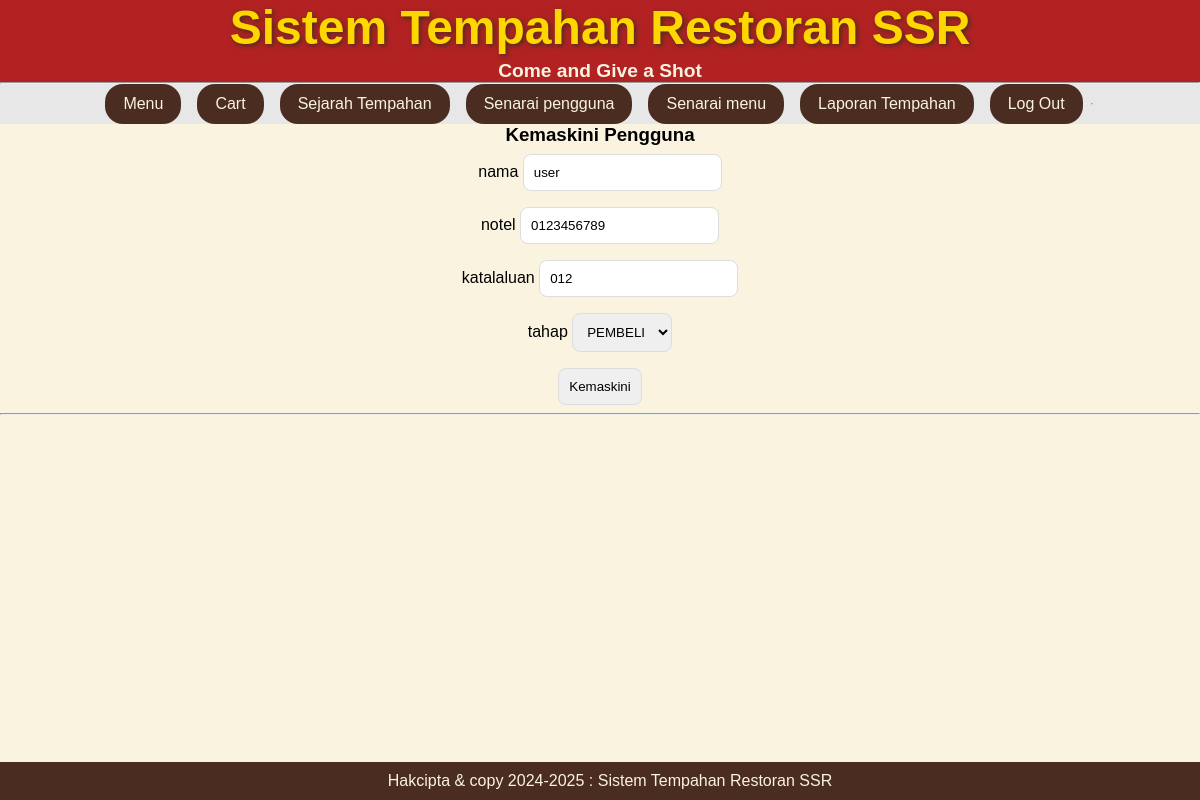
The page /code/pengguna-kemaskini-borang.php?notel=0123456789 (signed in) on the database its author committed.
### tables this page shows
CREATE TABLE `pengguna` (
  `notel` varchar(15) NOT NULL,
  `nama` varchar(60) DEFAULT NULL,
  `tahap` varchar(30) DEFAULT NULL,
  `katalaluan` varchar(30) DEFAULT NULL
);

### code/pengguna-kemaskini-borang.php (the view, shortened to what this page needs)
<?php
include('header.php');
include('connection.php');
$sql       = " select* from pengguna where notel = '".$_GET['notel']."' ";
$laksana   = mysqli_query($condb , $sql);
$m         = mysqli_fetch_array($laksana);
?>
<h3> Kemaskini Pengguna </h3>
<form action='pengguna-kemaskini-proses.php?notel_lama=<?= $_GET['notel'] ?>'
method='POST'>
nama
<input type='text'      name='nama'           value='<?=$m['nama']?>'           required><br>
notel
<input type='text'      name='notel'          value='<?=$m['notel']?>'          required><br>
katalaluan
<input type='text'      name='katalaluan'     value='<?=$m['katalaluan']?>'     required><br>
tahap
<select name='tahap'><br>
<option value='<?=$m['tahap']?>'> <?=$m['tahap']?> </option>
</select> <br>
<input type='submit'    value='Kemaskini'>
</form>
<?php include('footer.php'); ?>

### code/header.php (style rules this page uses)
* { margin:0; padding:0; }
body { background-color: #FAF3E0; text-align: center; font-family: Arial, sans-serif; }
input, select, button { padding: 10px; margin: 8px 0; border: 1px solid #DDD; border-radius: 8px; transition: box-shadow 0.3s ease; }

### rows shown on the page
pengguna: nama "user", notel "0123456789", katalaluan "012", tahap "PEMBELI"
